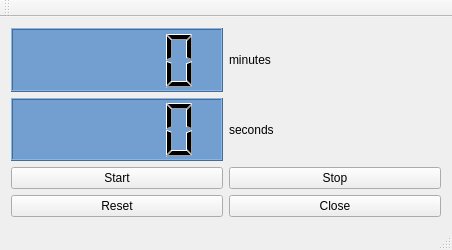
<?xml version="1.0" encoding="UTF-8"?>
<ui version="4.0">
 <class>MainWindow</class>
 <widget class="QMainWindow" name="MainWindow">
  <property name="geometry">
   <rect>
    <x>0</x>
    <y>0</y>
    <width>452</width>
    <height>250</height>
   </rect>
  </property>
  <property name="windowTitle">
   <string>MainWindow</string>
  </property>
  <widget class="QWidget" name="centralWidget">
   <layout class="QGridLayout" name="gridLayout">
    <item row="3" column="1">
     <widget class="QPushButton" name="closeButton">
      <property name="text">
       <string>Close</string>
      </property>
     </widget>
    </item>
    <item row="2" column="0">
     <widget class="QPushButton" name="startButton">
      <property name="text">
       <string>Start</string>
      </property>
     </widget>
    </item>
    <item row="3" column="0">
     <widget class="QPushButton" name="resetButton">
      <property name="text">
       <string>Reset</string>
      </property>
     </widget>
    </item>
    <item row="2" column="1">
     <widget class="QPushButton" name="stopButton">
      <property name="text">
       <string>Stop</string>
      </property>
     </widget>
    </item>
    <item row="0" column="0">
     <widget class="QLCDNumber" name="lcdNumberMin">
      <property name="styleSheet">
       <string notr="true">background-color: rgb(114, 159, 207);</string>
      </property>
     </widget>
    </item>
    <item row="1" column="0">
     <widget class="QLCDNumber" name="lcdNumberSec">
      <property name="styleSheet">
       <string notr="true">background-color: rgb(114, 159, 207);</string>
      </property>
     </widget>
    </item>
    <item row="0" column="1">
     <widget class="QLabel" name="minLabel">
      <property name="text">
       <string>minutes</string>
      </property>
     </widget>
    </item>
    <item row="1" column="1">
     <widget class="QLabel" name="secLabel">
      <property name="text">
       <string>seconds</string>
      </property>
     </widget>
    </item>
   </layout>
  </widget>
  <widget class="QMenuBar" name="menuBar">
   <property name="geometry">
    <rect>
     <x>0</x>
     <y>0</y>
     <width>452</width>
     <height>25</height>
    </rect>
   </property>
  </widget>
  <widget class="QToolBar" name="mainToolBar">
   <attribute name="toolBarArea">
    <enum>TopToolBarArea</enum>
   </attribute>
   <attribute name="toolBarBreak">
    <bool>false</bool>
   </attribute>
  </widget>
  <widget class="QStatusBar" name="statusBar"/>
 </widget>
 <layoutdefault spacing="6" margin="11"/>
 <resources/>
 <connections/>
</ui>
